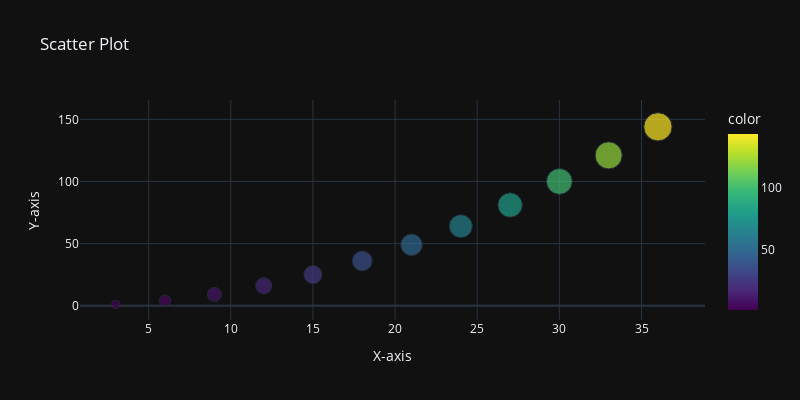

The code cell stored with this chart in its notebook:
### Code cell
x = [3,6,9,12,15,18,21,24,27,30,33,36]
y = [1,4,9,16,25,36,49,64,81,100,121,144]
fig = px.scatter(x= x , y=y , title = "Scatter Plot", labels = { "x":"X-axis","y":"Y-axis"},
                 width = 800 , height = 400 , template= "plotly_dark", color = y, color_continuous_scale = "Viridis", size = x)
fig.show()

### Figure 1 — Plotly figure (JSON) as saved in the notebook; plotly's stock layout.template omitted (floating-point values rounded to 4 significant figures)
{"data": [{"hovertemplate": "X-axis=%{x}<br>Y-axis=%{y}<br>size=%{marker.size}<br>color=%{marker.color}<extra></extra>", "legendgroup": "", "marker": {"color": [1, 4, 9, 16, 25, 36, 49, 64, 81, 100, 121, 144], "coloraxis": "coloraxis", "size": [3, 6, 9, 12, 15, 18, 21, 24, 27, 30, 33, 36], "sizemode": "area", "sizeref": 0.09, "symbol": "circle"}, "mode": "markers", "name": "", "orientation": "v", "showlegend": false, "type": "scatter", "x": [3, 6, 9, 12, 15, 18, 21, 24, 27, 30, 33, 36], "xaxis": "x", "y": [1, 4, 9, 16, 25, 36, 49, 64, 81, 100, 121, 144], "yaxis": "y"}], "layout": {"coloraxis": {"colorbar": {"title": {"text": "color"}}, "colorscale": [[0, "#440154"], [0.1111, "#482878"], [0.2222, "#3e4989"], [0.3333, "#31688e"], [0.4444, "#26828e"], [0.5556, "#1f9e89"], [0.6667, "#35b779"], [0.7778, "#6ece58"], [0.8889, "#b5de2b"], [1, "#fde725"]]}, "height": 400, "legend": {"itemsizing": "constant", "tracegroupgap": 0}, "title": {"text": "Scatter Plot"}, "width": 800, "xaxis": {"anchor": "y", "domain": [0, 1], "title": {"text": "X-axis"}}, "yaxis": {"anchor": "x", "domain": [0, 1], "title": {"text": "Y-axis"}}}}
